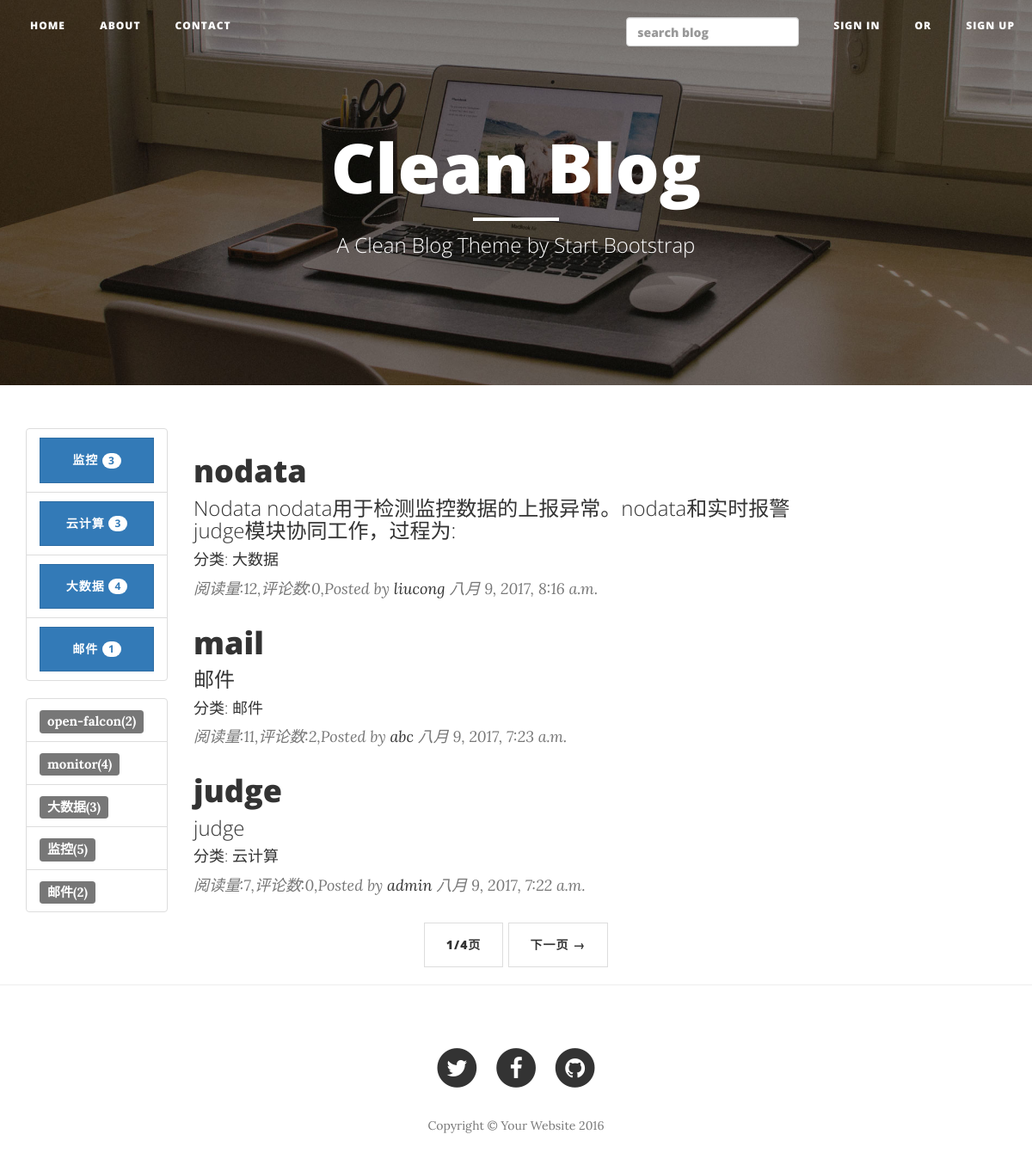
The page / on the database its author committed.
### blog/models.py (models this page shows, shortened)
class Category(models.Model):
    name = models.CharField(max_length=255)
    def __unicode__(self):
        return self.name

class Tag(models.Model):
    name = models.CharField(max_length=255)
    def __unicode__(self):
        return self.name

class Article(models.Model):
    title = models.CharField(max_length=255)
    abstract = models.CharField(max_length=255,blank=True)
    content = models.TextField()
    create_time = models.DateTimeField(auto_now_add=True)
    modify_time = models.DateTimeField(auto_now_add=True)
    author = models.ForeignKey(Author,on_delete=models.CASCADE)
    tags = models.ManyToManyField(Tag,blank=True)
    category = models.ForeignKey(Category,on_delete=models.CASCADE)
    read_count = models.PositiveIntegerField(default=0)
    def get_absolute_url(self):
        return reverse("blog:detail",kwargs={'pk':self.pk})

class Author(models.Model):
    name  = models.CharField(max_length=255)
    password = models.CharField(max_length=255)
    email = models.EmailField()

### blog/views.py (the view)
# urls.py: url(r'^$', views.index,name="index"),
def index(request):
    article_list = Article.objects.all().order_by('-create_time')
    paginator = Paginator(article_list,3)
    page = request.GET.get('page')
    try:
        pager = paginator.page(page)
    except PageNotAnInteger:
        pager = paginator.page(1)
    return render(request,'blog/index.html',context={'pager':pager})

### blog/templatetags/tags.py (called while the page is built)
@register.simple_tag
def get_categories():
    return Category.objects.all()

@register.simple_tag
def get_tags():
    return Tag.objects.annotate(num_articles=Count('article')).filter(num_articles__gt=0)

### blog/templates/blog/index.html (shortened to what this page needs)
{% extends 'blog/base.html' %}
{% load tags %}
{% block header %}
    <header class="intro-header bg-img">
        <div class="container">
            <div class="row">
                <div class="col-lg-8 col-lg-offset-2 col-md-10 col-md-offset-1">
                    <div class="site-heading">
                        <h1>Clean Blog</h1>
                        <hr class="small">
                        <span class="subheading">A Clean Blog Theme by Start Bootstrap</span>
                    </div>
                </div>
            </div>
        </div>
    </header>
{% endblock header %}
{% block main %}
    <div class="col-lg-8 col-md-10">
    {% for article in pager.object_list %}
        <div class="post-preview">
            <a href="{{ article.get_absolute_url }}">
                <h2 class="post-title">
                    {{ article.title }}
                </h2>
                <h3 class="post-subtitle">
                    {{ article.abstract }}
                </h3>
                <h4 class="post-subtitle">
                    分类: {{ article.category }}
                </h4>
            </a>
            <p class="post-meta">阅读量:{{ article.read_count }},评论数:{{ article.comment_set.count }},Posted by <a href="#">{{ article.author.name }}</a> {{ article.create_time }}</p>
        </div>
    {% empty %}
        <div class="post-preview">
            暂时还没有发布的文章!
        </div>
        <hr>
        {% endfor %}
        <ul class="pager">
            <li>
                <a href="#">{{ pager.number }}/{{ pager.paginator.num_pages }}页</a>
            </li>
            {% if pager.has_next %}
            <li>
                <a href="?page={{ pager.next_page_number }}">下一页 &rarr;</a>
            </li>
            {% endif %}
        </ul>
     </div>
{% endblock main %}

### blog/templates/blog/base.html (shortened to what this page needs)
{% load staticfiles %}
{% load tags %}
<!DOCTYPE html>
<html lang="en">
<head>
    <link href="{% static 'blog/vendor/bootstrap/css/bootstrap.min.css' %}" rel="stylesheet">
    <link href="{% static 'blog/css/clean-blog.min.css' %}" rel="stylesheet">
    <link href="{% static 'blog/vendor/font-awesome/css/font-awesome.min.css' %}" rel="stylesheet" type="text/css">
    <link href="{% static 'blog/css/django-blog.css' %}" rel="stylesheet">
    <link href="{% static 'blog/css/code.css' %}" rel="stylesheet">
</head>
<body>
    <nav class="navbar navbar-default navbar-custom navbar-fixed-top">
        <div class="container-fluid">
            <div class="collapse navbar-collapse" id="bs-example-navbar-collapse-1">
                <ul class="nav navbar-nav navbar-left">
                    <li>
                        <a href="{% url 'blog:index'%}">Home</a>
                    </li>
                    <li>
                        <a href="{% url 'blog:about' %}">About</a> </li>
                    <li>
                        <a href="{% url 'blog:contact'%}">Contact</a>
                    </li>
                </ul>
                <ul class="nav navbar-nav navbar-right">
                    <li>
                        <a href="#">
                        <form action="{%url 'haystack_search' %}" method="get">
                            <input type="search" name="q" placeholder="search blog" class="form-control header-search-input js-site-search-focus" />
                        </form>
                        </a>
                    </li>
                    {% if not user.is_authenticated %}
                    <li>
                        <a href="/users/login/?next={{ request.path }}">Sign in</a>
                    </li>
                    <li>
                        <a href="#">Or</a>
                    </li>
                    <li>
                        <a href="/users/register/?next={{ request.path }}">Sign up</a>
                    </li>
                    {% else %}
                    <li>
                        <a href="/users/logout/?next=/">logout</a>
                    </li>
                    {% endif %}
                </ul>
            </div>
        </div>
    </nav>
    {% block header %}
    {% endblock %}
    <div class="container">
        <div class="row">
            <div class="col-lg-2 col-md-2">
                {% get_categories as categories %}
                <div class="list-group">
                {% for category in categories %}
                <a href="{% url 'blog:category' category.pk %}" class="list-group-item">
                    <button class="btn btn-primary" style="width:100%">
                        {{ category }}
                        <span class="badge">
                        {{ category.article_set.count}}
                        </span>
                    </button>
                </a>
                {% empty %}
                暂无分类
                {% endfor %}
                </div>
                {% get_tags as tags %}
                <div class="list-group">
                {% for tag in tags %}
                <a href="{% url 'blog:tag' tag.pk %}" class="list-group-item">
                    <span class="label label-default">{{ tag }}({{ tag.num_articles }})</span>
                </a>
                {% empty %}
                暂无标签
                {% endfor %}
                </div>
            </div>
            {% block main %}
            {% endblock %}
        </div>
    </div>
    <hr>
    <footer>
        <div class="container">
            <div class="row">
                <div class="col-lg-8 col-lg-offset-2 col-md-10 col-md-offset-1">
                    <ul class="list-inline text-center">
                        <li>
                            <a href="#">
                                <span class="fa-stack fa-lg">
                                    <i class="fa fa-circle fa-stack-2x"></i>
                                    <i class="fa fa-twitter fa-stack-1x fa-inverse"></i>
                                </span>
                            </a>
                        </li>
                        <li>
                            <a href="#">
                                <span class="fa-stack fa-lg">
                                    <i class="fa fa-circle fa-stack-2x"></i>
                                    <i class="fa fa-facebook fa-stack-1x fa-inverse"></i>
                                </span>
                            </a>
                        </li>
                        <li>
                            <a href="#">
                                <span class="fa-stack fa-lg">
                                    <i class="fa fa-circle fa-stack-2x"></i>
                                    <i class="fa fa-github fa-stack-1x fa-inverse"></i>
                                </span>
                            </a>
                        </li>
                    </ul>
                    <p class="copyright text-muted">Copyright &copy; Your Website 2016</p>
                </div>
            </div>
        </div>
    </footer>
</body>
</html>

### blog/static/blog/css/django-blog.css (style rules this page uses)
.bg-img { background-image: url('../img/home-bg.jpg') }

### rows shown on the page
Category: name "监控", article_set.count "3"
Category: name "云计算", article_set.count "3"
Category: name "大数据", article_set.count "4"
Category: name "邮件", article_set.count "1"
Tag: name "open-falcon", num_articles "2"
Tag: name "monitor", num_articles "4"
Tag: name "大数据", num_articles "3"
Tag: name "监控", num_articles "5"
Tag: name "邮件", num_articles "2"
Article: title "nodata", abstract "Nodata nodata用于检测监控数据的上报异常。nodata和实时报警judge模块协同工作，过程为:", category "大数据", read_count "12", comment_set.count "0", author.name "liucong", create_time "八月 9, 2017, 8:16 a.m."
Article: title "mail", abstract "邮件", category "邮件", read_count "11", comment_set.count "2", author.name "abc", create_time "八月 9, 2017, 7:23 a.m."
Article: title "judge", abstract "judge", category "云计算", read_count "7", comment_set.count "0", author.name "admin", create_time "八月 9, 2017, 7:22 a.m."

### other values the page prints
{{ pager.number }} "1"
{{ pager.paginator.num_pages }} "4"
